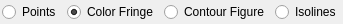
<?xml version="1.0" encoding="UTF-8"?>
<ui version="4.0">
 <class>ContourSettingWidget</class>
 <widget class="QWidget" name="ContourSettingWidget">
  <property name="geometry">
   <rect>
    <x>0</x>
    <y>0</y>
    <width>324</width>
    <height>24</height>
   </rect>
  </property>
  <property name="sizePolicy">
   <sizepolicy hsizetype="Fixed" vsizetype="Fixed">
    <horstretch>0</horstretch>
    <verstretch>0</verstretch>
   </sizepolicy>
  </property>
  <property name="windowTitle">
   <string>Form</string>
  </property>
  <layout class="QHBoxLayout" name="horizontalLayout">
   <property name="margin">
    <number>2</number>
   </property>
   <item>
    <widget class="QRadioButton" name="pointsButton">
     <property name="text">
      <string>Points</string>
     </property>
    </widget>
   </item>
   <item>
    <widget class="QRadioButton" name="colorFringeButton">
     <property name="minimumSize">
      <size>
       <width>0</width>
       <height>20</height>
      </size>
     </property>
     <property name="baseSize">
      <size>
       <width>0</width>
       <height>20</height>
      </size>
     </property>
     <property name="text">
      <string>Color Fringe</string>
     </property>
     <property name="checked">
      <bool>true</bool>
     </property>
    </widget>
   </item>
   <item>
    <widget class="QRadioButton" name="contourFigureButton">
     <property name="minimumSize">
      <size>
       <width>0</width>
       <height>20</height>
      </size>
     </property>
     <property name="baseSize">
      <size>
       <width>0</width>
       <height>20</height>
      </size>
     </property>
     <property name="text">
      <string>Contour Figure</string>
     </property>
    </widget>
   </item>
   <item>
    <widget class="QRadioButton" name="isolinesButton">
     <property name="minimumSize">
      <size>
       <width>0</width>
       <height>20</height>
      </size>
     </property>
     <property name="baseSize">
      <size>
       <width>0</width>
       <height>20</height>
      </size>
     </property>
     <property name="text">
      <string>Isolines</string>
     </property>
    </widget>
   </item>
  </layout>
 </widget>
 <resources/>
 <connections/>
</ui>
